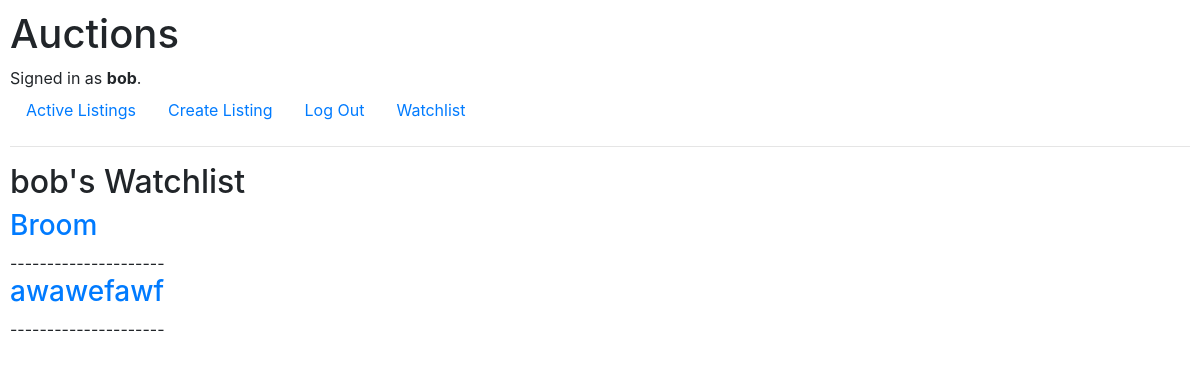
Screenshot of /watchlist (signed in) with the database file from the repository.
### auctions/models.py (models this page shows, shortened)
class User(AbstractUser):
    watchlist = models.ManyToManyField(
        "auctions.Auctions",
        blank=True,
        related_name="watchlist_users",
    )  # ManyToManyField to Auctions model for watchlist functionality

class Auctions(models.Model):
    auction_id = models.BigAutoField(primary_key=True)
    auction_name = models.CharField(max_length=1000)
    item_image = models.CharField(
        max_length=10000, blank=True, null=True, default=None
    )
    item_category = models.CharField(max_length=1000, blank=True, null=True, default=None)
    item_name = models.CharField(max_length=1000, default="No Name")
    item_description = models.CharField(max_length=10000, default="None")
    starting_bid = models.FloatField()
    listing_creation_time = models.DateTimeField(auto_now_add=True)
    listed_by = models.ForeignKey(
        User, on_delete=models.CASCADE, related_name="listed_items"
    )
    current_bid = models.FloatField()
    current_bid_by = models.ForeignKey(
        User, blank=True, null=True,
        default=None,
        on_delete=models.SET_NULL,
        related_name="winning_bids"
    )
    status = models.CharField(max_length=4, default="Sale")
    sold_to = models.ForeignKey(
        User, blank=True,
        null=True,
        on_delete=models.SET_NULL,
        related_name="purchased_items",
    )

### auctions/views.py (the view, shortened to what this page needs)
# urls.py: path("watchlist", views.watchlist, name="watchlist"),
def watchlist(request):
    return render(request, "auctions/watchlist.html", {
        "wl": request.user.watchlist.all(),
    })

### auctions/templates/auctions/watchlist.html
{% extends "auctions/layout.html" %} {% block body %}
<h2>{{ user.username }}'s Watchlist</h2>
{% for auction in wl %}
<h3><a href="{% url 'auctions:listing_page' auction.auction_id %}">{{ auction.auction_name }}</a></h3>
---------------------
{% endfor %}
{% endblock %}

### auctions/templates/auctions/layout.html (shortened to what this page needs)
{% load static %}
<!DOCTYPE html>
<html lang="en">
    <head>
        <link rel="stylesheet" href="https://stackpath.bootstrapcdn.com/bootstrap/4.4.1/css/bootstrap.min.css">
        <link href="{% static 'auctions/styles.css' %}" rel="stylesheet">
    </head>
    <body>
        <h1>Auctions</h1>
        <div>
            {% if user.is_authenticated %}
                Signed in as <strong>{{ user.username }}</strong>.
            {% else %}
                Not signed in.
            {% endif %}
        </div>
        <ul class="nav">
            <li class="nav-item">
                <a class="nav-link" href="{% url 'auctions:index' %}">Active Listings</a>
            </li>
            {% if user.is_authenticated %}
                <li class="nav-item">
                    <a class="nav-link" href="{% url 'auctions:new_listing' %}"> Create Listing</a>
                </li>
                <li class="nav-item">
                    <a class="nav-link" href="{% url 'auctions:logout' %}">Log Out</a>
                </li>
                <li class="nav-item">
                    <a class="nav-link" href="{% url 'auctions:watchlist' %}">Watchlist</a>
                </li>
            {% endif %}
        </ul>
        <hr>
        {% block body %}
        {% endblock %}
    </body>
</html>

### auctions/static/auctions/styles.css (style rules this page uses)
body { padding: 10px; }

### rows the page displays
User: username "bob"
Auctions: auction_name "Broom"
Auctions: auction_name "awawefawf"
